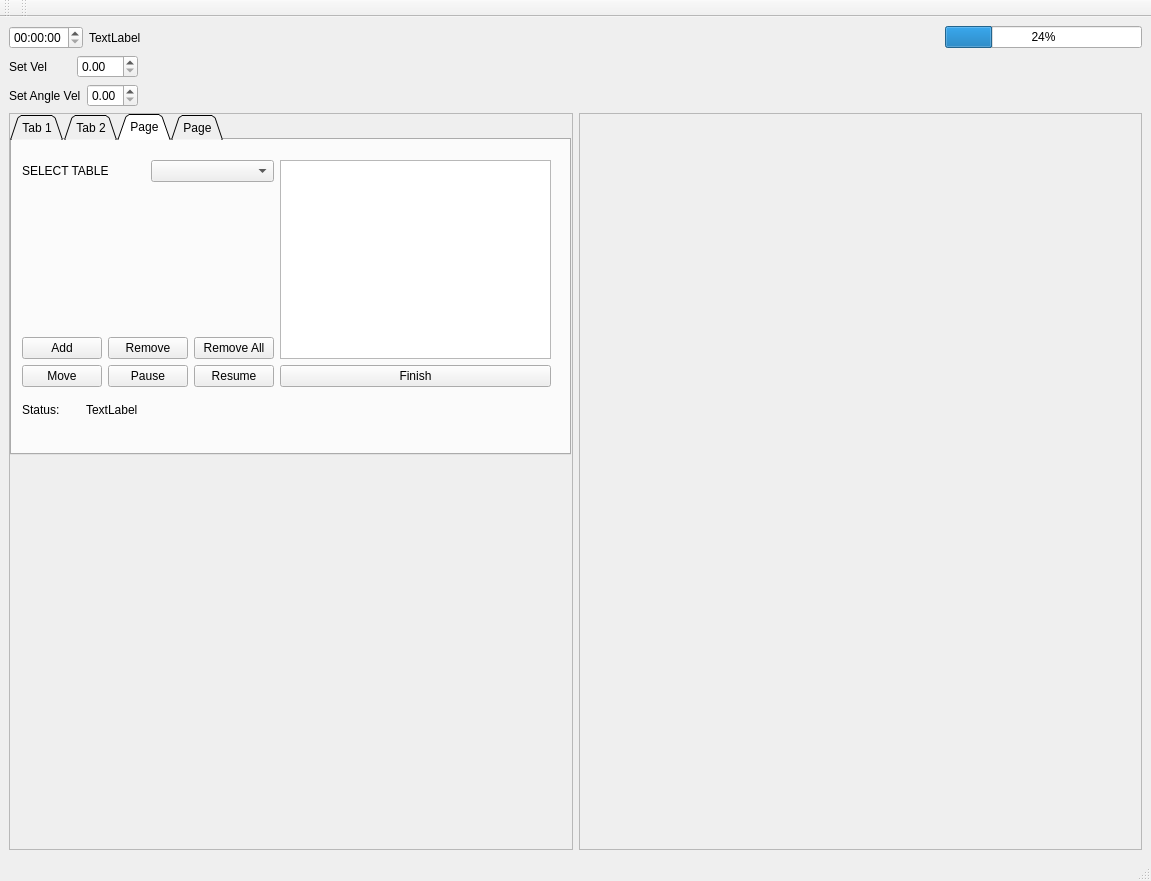
<?xml version="1.0" encoding="UTF-8"?>
<ui version="4.0">
 <class>MainWindow</class>
 <widget class="QMainWindow" name="MainWindow">
  <property name="geometry">
   <rect>
    <x>0</x>
    <y>0</y>
    <width>1151</width>
    <height>881</height>
   </rect>
  </property>
  <property name="windowTitle">
   <string>MainWindow</string>
  </property>
  <widget class="QWidget" name="centralwidget">
   <layout class="QVBoxLayout" name="verticalLayout_14">
    <item>
     <layout class="QVBoxLayout" name="verticalLayout_5"/>
    </item>
    <item>
     <layout class="QVBoxLayout" name="verticalLayout_4"/>
    </item>
    <item>
     <layout class="QVBoxLayout" name="verticalLayout_13">
      <item>
       <layout class="QHBoxLayout" name="horizontalLayout">
        <item>
         <widget class="QTimeEdit" name="timeEdit"/>
        </item>
        <item>
         <widget class="QLabel" name="label">
          <property name="text">
           <string>TextLabel</string>
          </property>
         </widget>
        </item>
        <item>
         <spacer name="horizontalSpacer">
          <property name="orientation">
           <enum>Qt::Horizontal</enum>
          </property>
          <property name="sizeType">
           <enum>QSizePolicy::Preferred</enum>
          </property>
          <property name="sizeHint" stdset="0">
           <size>
            <width>798</width>
            <height>20</height>
           </size>
          </property>
         </spacer>
        </item>
        <item>
         <widget class="QProgressBar" name="progressBar">
          <property name="value">
           <number>24</number>
          </property>
         </widget>
        </item>
       </layout>
      </item>
      <item>
       <layout class="QHBoxLayout" name="horizontalLayout_4">
        <item>
         <layout class="QVBoxLayout" name="verticalLayout">
          <item>
           <layout class="QHBoxLayout" name="horizontalLayout_3">
            <item>
             <widget class="QLabel" name="label_2">
              <property name="text">
               <string>Set Vel</string>
              </property>
             </widget>
            </item>
            <item>
             <widget class="QDoubleSpinBox" name="doubleSpinBox">
              <property name="maximum">
               <double>3.000000000000000</double>
              </property>
              <property name="singleStep">
               <double>0.100000000000000</double>
              </property>
             </widget>
            </item>
           </layout>
          </item>
          <item>
           <layout class="QHBoxLayout" name="horizontalLayout_2">
            <item>
             <widget class="QLabel" name="label_3">
              <property name="text">
               <string>Set Angle Vel</string>
              </property>
             </widget>
            </item>
            <item>
             <widget class="QDoubleSpinBox" name="doubleSpinBox_2">
              <property name="maximum">
               <double>3.000000000000000</double>
              </property>
              <property name="singleStep">
               <double>0.050000000000000</double>
              </property>
             </widget>
            </item>
           </layout>
          </item>
         </layout>
        </item>
        <item>
         <spacer name="horizontalSpacer_3">
          <property name="orientation">
           <enum>Qt::Horizontal</enum>
          </property>
          <property name="sizeHint" stdset="0">
           <size>
            <width>388</width>
            <height>38</height>
           </size>
          </property>
         </spacer>
        </item>
       </layout>
      </item>
      <item>
       <layout class="QHBoxLayout" name="horizontalLayout_18">
        <item>
         <layout class="QVBoxLayout" name="verticalLayout_12">
          <item>
           <widget class="QScrollArea" name="scrollArea_2">
            <property name="widgetResizable">
             <bool>true</bool>
            </property>
            <widget class="QWidget" name="scrollAreaWidgetContents_2">
             <property name="geometry">
              <rect>
               <x>0</x>
               <y>0</y>
               <width>558</width>
               <height>672</height>
              </rect>
             </property>
             <widget class="QTabWidget" name="tabWidget">
              <property name="geometry">
               <rect>
                <x>0</x>
                <y>0</y>
                <width>561</width>
                <height>341</height>
               </rect>
              </property>
              <property name="tabShape">
               <enum>QTabWidget::Triangular</enum>
              </property>
              <property name="currentIndex">
               <number>2</number>
              </property>
              <widget class="QWidget" name="tab">
               <attribute name="title">
                <string>Tab 1</string>
               </attribute>
               <widget class="QWidget" name="layoutWidget">
                <property name="geometry">
                 <rect>
                  <x>130</x>
                  <y>100</y>
                  <width>260</width>
                  <height>93</height>
                 </rect>
                </property>
                <layout class="QHBoxLayout" name="horizontalLayout_7">
                 <item>
                  <layout class="QVBoxLayout" name="verticalLayout_3">
                   <item>
                    <widget class="QPushButton" name="pushButton_9">
                     <property name="text">
                      <string>Start</string>
                     </property>
                    </widget>
                   </item>
                  </layout>
                 </item>
                 <item>
                  <layout class="QVBoxLayout" name="verticalLayout_2">
                   <item>
                    <widget class="QPushButton" name="pushButton">
                     <property name="text">
                      <string>Forward</string>
                     </property>
                    </widget>
                   </item>
                   <item>
                    <layout class="QHBoxLayout" name="horizontalLayout_5">
                     <item>
                      <widget class="QPushButton" name="pushButton_2">
                       <property name="text">
                        <string>Left</string>
                       </property>
                      </widget>
                     </item>
                     <item>
                      <widget class="QPushButton" name="pushButton_3">
                       <property name="text">
                        <string>Right</string>
                       </property>
                      </widget>
                     </item>
                    </layout>
                   </item>
                   <item>
                    <widget class="QPushButton" name="pushButton_4">
                     <property name="text">
                      <string>Backward</string>
                     </property>
                    </widget>
                   </item>
                  </layout>
                 </item>
                </layout>
               </widget>
              </widget>
              <widget class="QWidget" name="tab_2">
               <attribute name="title">
                <string>Tab 2</string>
               </attribute>
               <widget class="QWidget" name="layoutWidget">
                <property name="geometry">
                 <rect>
                  <x>82</x>
                  <y>32</y>
                  <width>379</width>
                  <height>251</height>
                 </rect>
                </property>
                <layout class="QVBoxLayout" name="verticalLayout_20">
                 <item>
                  <layout class="QVBoxLayout" name="verticalLayout_8">
                   <item>
                    <layout class="QHBoxLayout" name="horizontalLayout_8">
                     <item>
                      <widget class="QLabel" name="label_4">
                       <property name="text">
                        <string>SELECT MAP</string>
                       </property>
                      </widget>
                     </item>
                     <item>
                      <widget class="QComboBox" name="comboBox">
                       <item>
                        <property name="text">
                         <string/>
                        </property>
                       </item>
                       <item>
                        <property name="text">
                         <string>map1</string>
                        </property>
                       </item>
                       <item>
                        <property name="text">
                         <string>map2</string>
                        </property>
                       </item>
                       <item>
                        <property name="text">
                         <string>map3</string>
                        </property>
                       </item>
                      </widget>
                     </item>
                    </layout>
                   </item>
                   <item>
                    <spacer name="verticalSpacer">
                     <property name="orientation">
                      <enum>Qt::Vertical</enum>
                     </property>
                     <property name="sizeHint" stdset="0">
                      <size>
                       <width>128</width>
                       <height>40</height>
                      </size>
                     </property>
                    </spacer>
                   </item>
                   <item>
                    <layout class="QHBoxLayout" name="horizontalLayout_11">
                     <item>
                      <layout class="QHBoxLayout" name="horizontalLayout_10">
                       <item>
                        <layout class="QHBoxLayout" name="horizontalLayout_9">
                         <item>
                          <widget class="QPushButton" name="pushButton_8">
                           <property name="text">
                            <string>PushButton</string>
                           </property>
                          </widget>
                         </item>
                         <item>
                          <layout class="QVBoxLayout" name="verticalLayout_6">
                           <item>
                            <widget class="QPushButton" name="pushButton_7">
                             <property name="text">
                              <string>PushButton</string>
                             </property>
                            </widget>
                           </item>
                           <item>
                            <widget class="QPushButton" name="pushButton_10">
                             <property name="text">
                              <string>PushButton</string>
                             </property>
                            </widget>
                           </item>
                          </layout>
                         </item>
                        </layout>
                       </item>
                       <item>
                        <widget class="QPushButton" name="pushButton_11">
                         <property name="text">
                          <string>PushButton</string>
                         </property>
                        </widget>
                       </item>
                      </layout>
                     </item>
                     <item>
                      <layout class="QVBoxLayout" name="verticalLayout_7">
                       <item>
                        <widget class="QPushButton" name="pushButton_12">
                         <property name="text">
                          <string>zoom in</string>
                         </property>
                        </widget>
                       </item>
                       <item>
                        <widget class="QPushButton" name="pushButton_13">
                         <property name="text">
                          <string>zoom out</string>
                         </property>
                        </widget>
                       </item>
                      </layout>
                     </item>
                    </layout>
                   </item>
                  </layout>
                 </item>
                 <item>
                  <spacer name="verticalSpacer_3">
                   <property name="orientation">
                    <enum>Qt::Vertical</enum>
                   </property>
                   <property name="sizeHint" stdset="0">
                    <size>
                     <width>138</width>
                     <height>28</height>
                    </size>
                   </property>
                  </spacer>
                 </item>
                 <item>
                  <layout class="QHBoxLayout" name="horizontalLayout_24">
                   <item>
                    <layout class="QVBoxLayout" name="verticalLayout_15">
                     <item>
                      <widget class="QPushButton" name="pushButton_14">
                       <property name="text">
                        <string>2D</string>
                       </property>
                      </widget>
                     </item>
                     <item>
                      <widget class="QPushButton" name="pushButton_15">
                       <property name="text">
                        <string>3D</string>
                       </property>
                      </widget>
                     </item>
                    </layout>
                   </item>
                   <item>
                    <layout class="QVBoxLayout" name="verticalLayout_17">
                     <item>
                      <layout class="QHBoxLayout" name="horizontalLayout_12">
                       <item>
                        <widget class="QPushButton" name="pushButton_20">
                         <property name="text">
                          <string>SET INITIAL POSE</string>
                         </property>
                        </widget>
                       </item>
                       <item>
                        <widget class="QPushButton" name="pushButton_6">
                         <property name="text">
                          <string>NAV2</string>
                         </property>
                        </widget>
                       </item>
                      </layout>
                     </item>
                     <item>
                      <layout class="QHBoxLayout" name="horizontalLayout_13">
                       <item>
                        <widget class="QPushButton" name="pushButton_27">
                         <property name="text">
                          <string>Select multiple point</string>
                         </property>
                        </widget>
                       </item>
                       <item>
                        <widget class="QPushButton" name="pushButton_28">
                         <property name="text">
                          <string>Move</string>
                         </property>
                        </widget>
                       </item>
                      </layout>
                     </item>
                    </layout>
                   </item>
                  </layout>
                 </item>
                </layout>
               </widget>
              </widget>
              <widget class="QWidget" name="tab_3">
               <attribute name="title">
                <string>Page</string>
               </attribute>
               <widget class="QWidget" name="layoutWidget">
                <property name="geometry">
                 <rect>
                  <x>10</x>
                  <y>260</y>
                  <width>122</width>
                  <height>19</height>
                 </rect>
                </property>
                <layout class="QHBoxLayout" name="horizontalLayout_17">
                 <item>
                  <widget class="QLabel" name="label_7">
                   <property name="text">
                    <string>Status:</string>
                   </property>
                  </widget>
                 </item>
                 <item>
                  <widget class="QLabel" name="label_6">
                   <property name="text">
                    <string>TextLabel</string>
                   </property>
                  </widget>
                 </item>
                </layout>
               </widget>
               <widget class="QWidget" name="layoutWidget">
                <property name="geometry">
                 <rect>
                  <x>10</x>
                  <y>20</y>
                  <width>529</width>
                  <height>227</height>
                 </rect>
                </property>
                <layout class="QHBoxLayout" name="horizontalLayout_6">
                 <item>
                  <layout class="QVBoxLayout" name="verticalLayout_10">
                   <item>
                    <layout class="QHBoxLayout" name="horizontalLayout_14">
                     <item>
                      <widget class="QLabel" name="label_5">
                       <property name="text">
                        <string>SELECT TABLE </string>
                       </property>
                      </widget>
                     </item>
                     <item>
                      <widget class="QComboBox" name="comboBox_2">
                       <item>
                        <property name="text">
                         <string/>
                        </property>
                       </item>
                       <item>
                        <property name="text">
                         <string>table1</string>
                        </property>
                       </item>
                       <item>
                        <property name="text">
                         <string>table2</string>
                        </property>
                       </item>
                       <item>
                        <property name="text">
                         <string>table3</string>
                        </property>
                       </item>
                       <item>
                        <property name="text">
                         <string>table4</string>
                        </property>
                       </item>
                       <item>
                        <property name="text">
                         <string>table5</string>
                        </property>
                       </item>
                      </widget>
                     </item>
                    </layout>
                   </item>
                   <item>
                    <spacer name="verticalSpacer_2">
                     <property name="orientation">
                      <enum>Qt::Vertical</enum>
                     </property>
                     <property name="sizeHint" stdset="0">
                      <size>
                       <width>118</width>
                       <height>118</height>
                      </size>
                     </property>
                    </spacer>
                   </item>
                   <item>
                    <layout class="QVBoxLayout" name="verticalLayout_9">
                     <item>
                      <layout class="QHBoxLayout" name="horizontalLayout_16">
                       <item>
                        <widget class="QPushButton" name="pushButton_19">
                         <property name="text">
                          <string>Add</string>
                         </property>
                        </widget>
                       </item>
                       <item>
                        <widget class="QPushButton" name="pushButton_22">
                         <property name="text">
                          <string>Remove</string>
                         </property>
                        </widget>
                       </item>
                       <item>
                        <widget class="QPushButton" name="pushButton_23">
                         <property name="text">
                          <string>Remove All</string>
                         </property>
                        </widget>
                       </item>
                      </layout>
                     </item>
                     <item>
                      <layout class="QHBoxLayout" name="horizontalLayout_15">
                       <item>
                        <widget class="QPushButton" name="pushButton_21">
                         <property name="text">
                          <string>Move</string>
                         </property>
                        </widget>
                       </item>
                       <item>
                        <widget class="QPushButton" name="pushButton_16">
                         <property name="text">
                          <string>Pause</string>
                         </property>
                        </widget>
                       </item>
                       <item>
                        <widget class="QPushButton" name="pushButton_17">
                         <property name="text">
                          <string>Resume</string>
                         </property>
                        </widget>
                       </item>
                      </layout>
                     </item>
                    </layout>
                   </item>
                  </layout>
                 </item>
                 <item>
                  <layout class="QVBoxLayout" name="verticalLayout_11">
                   <item>
                    <widget class="QListWidget" name="listWidget"/>
                   </item>
                   <item>
                    <widget class="QPushButton" name="pushButton_18">
                     <property name="text">
                      <string>Finish</string>
                     </property>
                    </widget>
                   </item>
                  </layout>
                 </item>
                </layout>
               </widget>
              </widget>
              <widget class="QWidget" name="tab_4">
               <attribute name="title">
                <string>Page</string>
               </attribute>
               <widget class="QWidget" name="layoutWidget">
                <property name="geometry">
                 <rect>
                  <x>74</x>
                  <y>56</y>
                  <width>424</width>
                  <height>135</height>
                 </rect>
                </property>
                <layout class="QVBoxLayout" name="verticalLayout_19">
                 <item>
                  <layout class="QHBoxLayout" name="horizontalLayout_23">
                   <item>
                    <layout class="QVBoxLayout" name="verticalLayout_18">
                     <item>
                      <layout class="QHBoxLayout" name="horizontalLayout_19">
                       <item>
                        <widget class="QPushButton" name="pushButton_5">
                         <property name="text">
                          <string>Start SLAM</string>
                         </property>
                        </widget>
                       </item>
                       <item>
                        <widget class="QPushButton" name="pushButton_24">
                         <property name="text">
                          <string>Quit SLAM</string>
                         </property>
                        </widget>
                       </item>
                      </layout>
                     </item>
                     <item>
                      <layout class="QHBoxLayout" name="horizontalLayout_22">
                       <item>
                        <widget class="QPushButton" name="pushButton_25">
                         <property name="text">
                          <string>Save map</string>
                         </property>
                        </widget>
                       </item>
                       <item>
                        <widget class="QPushButton" name="pushButton_26">
                         <property name="text">
                          <string>Delete map</string>
                         </property>
                        </widget>
                       </item>
                      </layout>
                     </item>
                    </layout>
                   </item>
                   <item>
                    <layout class="QVBoxLayout" name="verticalLayout_16">
                     <item>
                      <layout class="QHBoxLayout" name="horizontalLayout_20">
                       <item>
                        <widget class="QLabel" name="label_8">
                         <property name="text">
                          <string>map's name:</string>
                         </property>
                        </widget>
                       </item>
                       <item>
                        <widget class="QLineEdit" name="lineEdit"/>
                       </item>
                      </layout>
                     </item>
                     <item>
                      <layout class="QHBoxLayout" name="horizontalLayout_21">
                       <item>
                        <widget class="QLabel" name="label_9">
                         <property name="text">
                          <string>saved map</string>
                         </property>
                        </widget>
                       </item>
                       <item>
                        <widget class="QComboBox" name="comboBox_3">
                         <item>
                          <property name="text">
                           <string/>
                          </property>
                         </item>
                         <item>
                          <property name="text">
                           <string>map1</string>
                          </property>
                         </item>
                         <item>
                          <property name="text">
                           <string>map2</string>
                          </property>
                         </item>
                         <item>
                          <property name="text">
                           <string>map3</string>
                          </property>
                         </item>
                        </widget>
                       </item>
                      </layout>
                     </item>
                    </layout>
                   </item>
                  </layout>
                 </item>
                 <item>
                  <spacer name="verticalSpacer_4">
                   <property name="orientation">
                    <enum>Qt::Vertical</enum>
                   </property>
                   <property name="sizeHint" stdset="0">
                    <size>
                     <width>188</width>
                     <height>40</height>
                    </size>
                   </property>
                  </spacer>
                 </item>
                 <item>
                  <widget class="QLabel" name="label_10">
                   <property name="text">
                    <string>TextLabel</string>
                   </property>
                  </widget>
                 </item>
                </layout>
               </widget>
              </widget>
             </widget>
            </widget>
           </widget>
          </item>
         </layout>
        </item>
        <item>
         <widget class="QScrollArea" name="scrollArea">
          <property name="widgetResizable">
           <bool>true</bool>
          </property>
          <widget class="QWidget" name="scrollAreaWidgetContents">
           <property name="geometry">
            <rect>
             <x>0</x>
             <y>0</y>
             <width>559</width>
             <height>674</height>
            </rect>
           </property>
          </widget>
         </widget>
        </item>
       </layout>
      </item>
     </layout>
    </item>
   </layout>
  </widget>
  <widget class="QMenuBar" name="menubar">
   <property name="geometry">
    <rect>
     <x>0</x>
     <y>0</y>
     <width>1151</width>
     <height>22</height>
    </rect>
   </property>
  </widget>
  <widget class="QStatusBar" name="statusbar"/>
  <widget class="QToolBar" name="toolBar">
   <property name="windowTitle">
    <string>toolBar</string>
   </property>
   <attribute name="toolBarArea">
    <enum>TopToolBarArea</enum>
   </attribute>
   <attribute name="toolBarBreak">
    <bool>false</bool>
   </attribute>
  </widget>
  <widget class="QToolBar" name="toolBar_2">
   <property name="windowTitle">
    <string>toolBar_2</string>
   </property>
   <attribute name="toolBarArea">
    <enum>TopToolBarArea</enum>
   </attribute>
   <attribute name="toolBarBreak">
    <bool>false</bool>
   </attribute>
  </widget>
 </widget>
 <resources/>
 <connections/>
</ui>
